Frame 1 (no input): blank canvas, image omitted
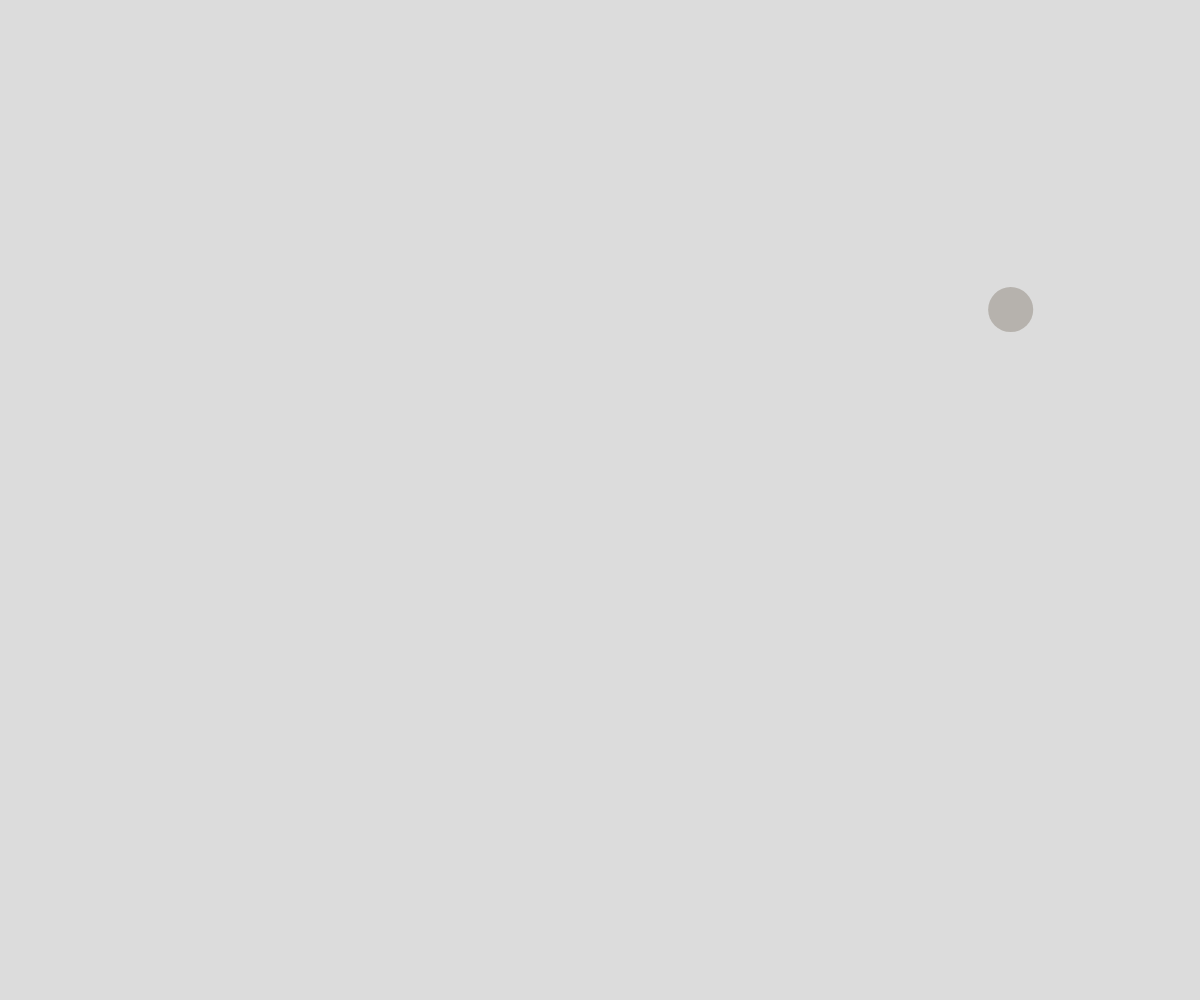
Frame 60 (no input)
Frame 120 (the mouse pressed at the canvas centre since frame 60): blank canvas, image omitted

The p5.js sketch that drew this single still picture (run headless with seeded random() and noise() and a simulated clock; from frame 60 on, the mouse is pressed at the canvas centre):

// p5.js sketch
// ── sketch.js
// Project Title
// Your Name
// Date
//
// Extra for Experts:
// - describe what you did to take this project "above and beyond"

let GRAVITATIONAL_CONSTANT = 0.98;

let ballArray = [];

let gameRunning = true;

function setup() {
  createCanvas(windowWidth, windowHeight);
  window.setInterval(addBall,1000);
}

function draw() {
  background(220);
  if (gameRunning){
    displayBall();
    moveBall();
    collisionDetection();
  }
}

// drawing all balls
function displayBall(){
  for(let i = 0; i < ballArray.length; i++){
    fill(ballArray[i].color);
    circle(ballArray[i].x, ballArray[i].y, ballArray[i].radius);
  }
}

// creating balls
function addBall(){
  noStroke();
  let thisBall = {
    x: random(width),
    y: random(height),
    dx: random(-10, 10),
    dy: random(-10, 10),
    radius: random(25,50),
    color: color(random(255), random(255), random(255), random(255)),
  };
  ballArray.push(thisBall);
}

// moving each ball according to a random acceleration
function moveBall() {
  for (let i = 0; i < ballArray.length; i++){
    accelerationX = random(-10, 10);
    accelerationY = random(-10, 10);
    ballArray[i].dx += accelerationX;
    ballArray[i].dy += accelerationY;
    ballArray[i].x += ballArray[i].dx;
    ballArray[i].y += ballArray[i].dy;
  }
}

function collisionDetection(){
  for(let i=0; i<ballArray.length; i++){
    // mouse collision detection
    let mouseDistance = dist(mouseX, mouseY, ballArray[i].x, ballArray[i].y);
    if(mouseDistance <= ballArray[i].radius){
      console.log("You died.");
      gameRunning = false;
    }
  }
}


function windowResized(){
  setup();
}
